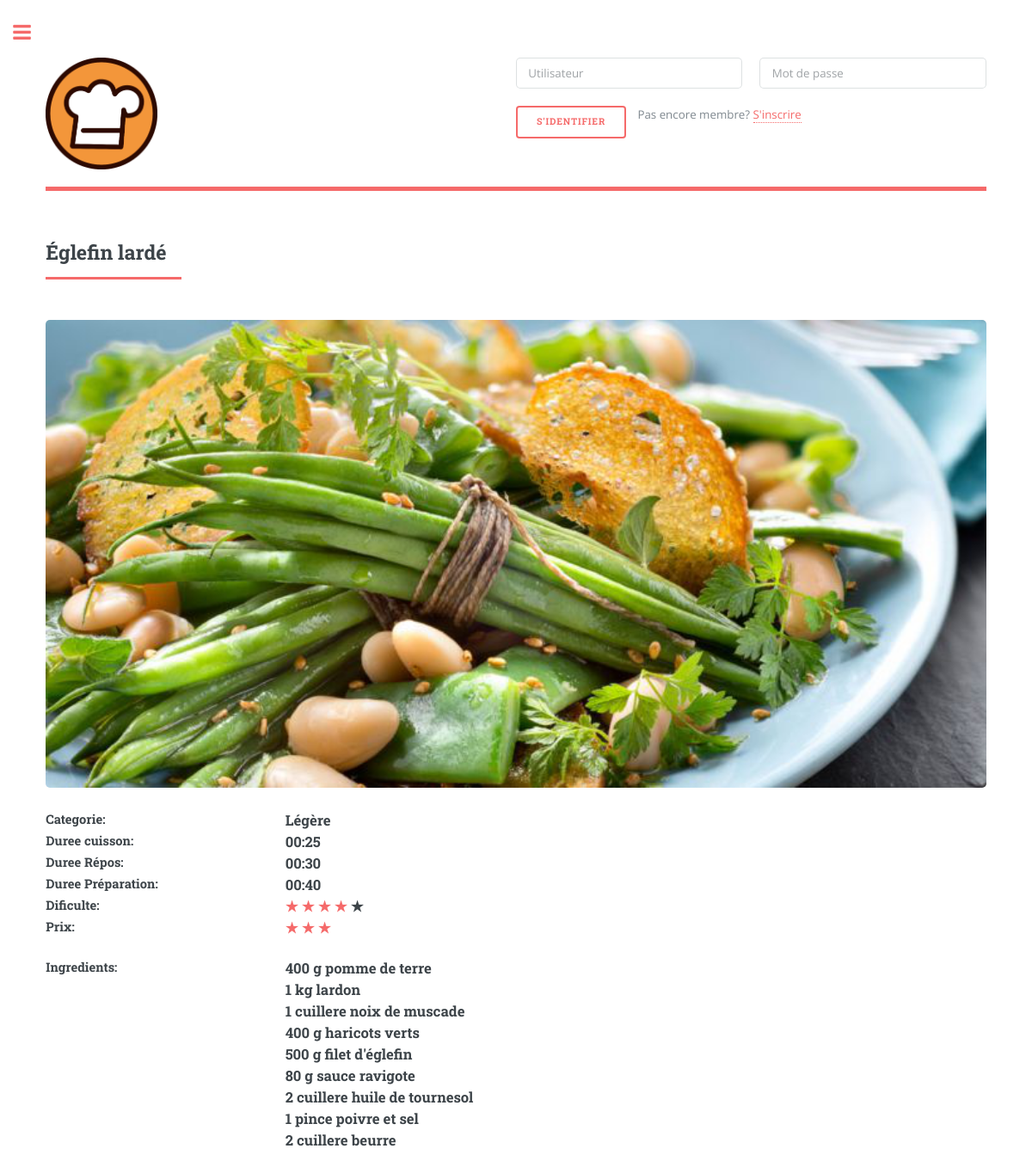
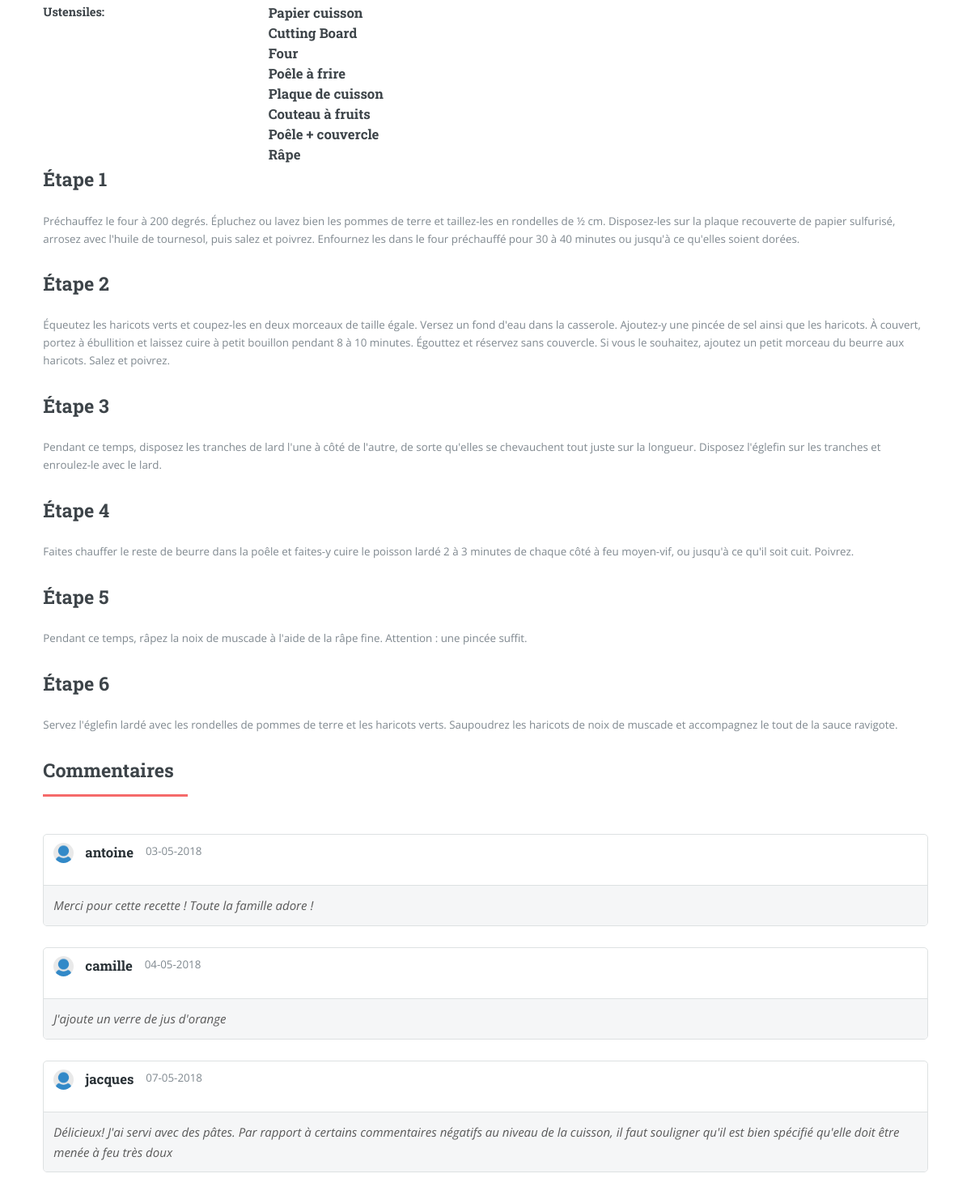
Screenshot of /recette.php?idRecette=1 with the database file from the repository (2 pictures, top to bottom).
### tables this page shows
CREATE TABLE `recette` (
  `id` int(11) NOT NULL,
  `titre` varchar(50) DEFAULT NULL,
  `iduser` int(11) NOT NULL,
  `date` datetime DEFAULT NULL,
  `photo` varchar(255) DEFAULT NULL,
  `statut` int(11) DEFAULT NULL
);

CREATE TABLE `information` (
  `idrecette` int(11) NOT NULL,
  `dureecui` varchar(5) DEFAULT NULL,
  `dureerepos` varchar(5) DEFAULT NULL,
  `dureeprep` varchar(5) DEFAULT NULL,
  `diff` int(11) DEFAULT NULL,
  `cout` int(11) DEFAULT NULL,
  `categorie` varchar(50) DEFAULT NULL
);

CREATE TABLE `ingredients` (
  `idrecette` int(11) DEFAULT NULL,
  `nom` varchar(2000) DEFAULT NULL
);

CREATE TABLE `utensilles` (
  `idrecette` int(11) DEFAULT NULL,
  `nom` varchar(2000) DEFAULT NULL
);

CREATE TABLE `etapes` (
  `idrecette` int(11) DEFAULT NULL,
  `idordre` int(11) DEFAULT NULL,
  `nom` varchar(20000) DEFAULT NULL
);

CREATE TABLE `comments` (
  `idrec` int(11) NOT NULL,
  `id` int(11) NOT NULL,
  `username` varchar(50) DEFAULT NULL,
  `day` datetime DEFAULT NULL,
  `commentaire` text
);

### includes/functions.php (called while the page is built, shortened)
<?php
function getIngredients($idRecette) {
  include('setup.php');
  $user_check_query = "SELECT * FROM ingredients where idrecette = '$idRecette'";
  $result = mysqli_query($db, $user_check_query);
  return $result->fetch_assoc();
}
function getEtapes($idRecette) {
  include('setup.php');
  $user_check_query = "SELECT * FROM etapes where idrecette = '$idRecette' ORDER BY idordre ASC";
  $result = mysqli_query($db, $user_check_query);
  return $result;
}
function getUtensilles($idRecette) {
  include('setup.php');
  $user_check_query = "SELECT * FROM utensilles where idrecette = '$idRecette'";
  $result = mysqli_query($db, $user_check_query);
  return $result->fetch_assoc();
}
function isAdministrator() {
  return false;
}
function isOwer($idRecette) {
  return false;
}
function isPublic($idRecette) {
  include('setup.php');
  $user_check_query = "SELECT * FROM recette where id = '$idRecette'";
  $result = mysqli_query($db, $user_check_query);
  $recette = $result->fetch_assoc();
  if ($recette['statut'] == 1) {
    return true;
  }
  return false;
}
function canReadRecette($idRecette) {
  if(isAdministrator() || isOwer($idRecette) || isPublic($idRecette)) {
    return true;
  }
  return false;
}
function getRecette($idRecette) {
  include('setup.php');
  $user_check_query = "SELECT * FROM recette where id = '$idRecette'";
  $result = mysqli_query($db, $user_check_query);
  return $result->fetch_assoc();
}
function getInformation($idRecette) {
  include('setup.php');
  $user_check_query = "SELECT * FROM information where idrecette = '$idRecette'";
  $result = mysqli_query($db, $user_check_query);
  return $result->fetch_assoc();
}
function getComments($idrec) {
    include('setup.php');
    $comment_query = "SELECT * FROM comments where idrec = '$idrec'";
    $result = mysqli_query($db, $comment_query);
    return $result;
}
function myComments($idrec,$id) {
    include('setup.php');
    $mycomment_query = "SELECT * FROM comments where idrec = '$idrec' and id = '$id'";
    $result = mysqli_query($db, $mycomment_query);
    return false;
}
?>

### recette.php (the view, shortened to what this page needs)
<?php include 'includes/server.php' ?>
<?php include 'includes/functions.php' ?>
<?php
$idRct = $_GET["idRecette"];
$row_cnt = count(getRecette($idRct));
if ((isset($_GET["idRecette"])) && ($row_cnt > 0) && (canReadRecette($idRct))) {
	$recette = getRecette($idRct);
	$information = getInformation($idRct);
	$ingredients = getIngredients($idRct);
	$utensilles = getUtensilles($idRct);
}
else {
	header("Location:index.php");
	die();
}
?>
<!DOCTYPE HTML>
<html>
<head>
	<link rel="stylesheet" href="assets/css/main.css" />
    <link rel="stylesheet" href="assets/css/comment.css" />
</head>
<body class="is-preload">
	<div id="wrapper">
		<div id="main">
			<div class="inner">
				<?php include 'includes/header.php';?>
				<section>
					<header class="major">
						<h2><?php echo($recette['titre']); ?></h2>
					</header>
					<span class="image fit"><img src='<?php echo ('img/' . $recette['photo']) ?>' /></span>
					<div class="row gtr-uniform">
						<div class="col-3 col-12-small">
							<h4>Categorie:</h4>
						</div>
						<div class="col-3 col-12-small">
							<h3>
								<?php echo $information['categorie'] ?>
							</h3>
						</div>
					</div>
					<div class="row gtr-uniform">
						<div class="col-3 col-12-small">
							<h4>Duree cuisson:</h4>
						</div>
						<div class="col-3 col-12-small">
							<h3>
								<?php echo $information['dureecui'] ?>
							</h3>
						</div>
					</div>
					<div class="row gtr-uniform">
						<div class="col-3 col-12-small">
							<h4>Duree Répos:</h4>
						</div>
						<div class="col-3 col-12-small">
							<h3>
								<?php echo $information['dureerepos'] ?>
							</h3>
						</div>
					</div>
					<div class="row gtr-uniform">
						<div class="col-3 col-12-small">
							<h4>Duree Préparation:</h4>
						</div>
						<div class="col-3 col-12-small">
							<h3>
								<?php echo $information['dureeprep'] ?>
							</h3>
						</div>
					</div>
					<div class="row gtr-uniform">
						<div class="col-3 col-12-small">
							<h4>Dificulte:</h4>
						</div>
						<div class="col-3 col-12-small">
							<h3>
								<div class="star-rating">
									<?php
									$i = 0;
									$diff = $information['diff'];
									while ($i<5) {
										if ($i < $diff) {
											?>
											<a style="color: #f56a6a;">&#9733;</a>
											<?php
										} else {
											?>
											&#9733;
											<?php
										}
										$i++;
									}
									?>
								</div>
							</h3>
						</div>
					</div>
					<div class="row gtr-uniform">
						<div class="col-3 col-12-small">
							<h4>Prix:</h4>
						</div>
						<div class="col-3 col-12-small">
							<h3>
								<div class="star-rating">
									<?php
									$i = 0;
									$cout = $information['cout'];
									while ($i<3) {
										if ($i < $cout) {
											?>
											<a style="color: #f56a6a;">&#9733;</a>
											<?php
										} else {
											?>
											&#9733;
											<?php
										}
										$i++;
									}
									?>
								</div>
							</h3>
						</div>
					</div>
					<br/>
					<div class="row gtr-uniform">
						<div class="col-3 col-12-small">
							<h4>Ingredients:</h4>
						</div>
						<div class="col-6 col-12-small">
							<h3>
								<?php
								$parsedIng = str_getcsv(
									$ingredients['nom'],
									'{',
									'"',
									'\\'
								  );
								$i=0;
								while($i<count($parsedIng)-1){
									$Ing_test = $parsedIng[$i];
									echo $ingCant = substr($Ing_test,0,strpos($Ing_test, '-'))."\n";
									$Ing_test=substr($Ing_test,strpos($Ing_test, '-')+1);
									echo $ingUn=substr($Ing_test,0,strpos($Ing_test, '-'))."\n";
									echo $ingNom=substr($Ing_test,strpos($Ing_test, '-')+1);
									echo "<br/>";
									$i++;
								}
								  ?>
							</h3>
						</div>
					</div>
					<br/>
					<div class="row gtr-uniform">
						<div class="col-3 col-12-small">
							<h4>Ustensiles:</h4>
						</div>
						<div class="col-6 col-12-small">
							<h3>
								<?php
								$parsedUt = str_getcsv(
									$utensilles['nom'],
									'{',
									'"',
									'\\'
								  );
								$i=0;
								while($i<count($parsedUt)-1){
									echo $parsedUt[$i];
									echo "<br/>";
									$i++;
								}
								  ?>
							</h3>
						</div>
					</div>
					<?php
					$etapes = getEtapes($idRct);
					$i = 1;
					while ($etape = $etapes->fetch_assoc()) {
						?>
						<h2 id="content">Étape <?php echo $i ?></h2>
						<p><?php echo $etape['nom']; ?></p>
						<?php
						$i++;
					}
					?>
                <?php $idrec = $idRct;?>
                <?php $result = getComments($idrec);?>
                <section>
                    <header class="major">
                        <h2 id = "comment_title">Commentaires</h2>
                    </header>
                    <div class="col-4 col-12-medium">
                        <?php while ($fila = $result->fetch_assoc()) {?>
                            <div class = "comments-container">
                                <div class=" comment-box">
                                    <div class = "comment-head">
                                        <div class = "comment-profile"><img src="images/user.png"></div>
                                        <h3 class="comment-name">
                                            <?php
                                            $username_c = $fila["username"];
                                            $id_comment = $fila["id"];
                                            echo $username_c ?>
                                        </h3>
                                        <span> <?php $date = new DateTime($fila["day"]);
                                            echo $date->format('d-m-Y');?></span>
                                        <?php  if (myComments($idrec,$id_comment) and !isAdministrator()) : ?>
                                            <a title="Supprimer commentaire" href='<?php echo ('./recette.php?idRecette='.$idrec .'&supprimer_commentaire='.$id_comment.'#comment_title' ) ?>'><i class="icon fa-trash"></i></a>
                                            <a title="Éditer commentaire" href='<?php echo ('./recette.php?idRecette='.$idrec .'&editer_commentaire='.$id_comment.'#mod' ) ?>'><i class="icon fa-edit"></i></a>
                                        <?php endif ?>
                                    </div>
                                    <div class = "comment-content">
                                        <?php echo $fila["commentaire"]; ?>
                                    </div>
                                </div>
                            </div>
                        <?php }?>
                    </diV>
                </section>
			</div>
		</div>
	</div>
</body>
</html>

### includes/header.php (shortened to what this page needs)
<header id="header">
	<a href="./" class="logo"><img class="logo" src="images/logo.png" alt="International Catering" /></a>
	<div class="login">
		<?php  if (isset($_SESSION['username'])) : ?>
			<div class="row gtr-uniform">
				<div class="col-12" style="text-align: right;">
					<p>Bienvenu <strong><?php echo $_SESSION['username']; ?></strong></p>
					<a href="index.php?logout='1'" style="color: red;">Fermer la session</a>
				</div>
			</div>
		<?php  else: ?>
			<form method="post" action="index.php">
				<div class="row gtr-uniform">
					<div class="col-6 col-12-xsmall">
						<input type="text" name="username" placeholder="Utilisateur" maxlength="50">
					</div>
					<div class="col-6 col-12-xsmall">
						<input type="password" name="password" placeholder="Mot de passe" maxlength="50">
					</div>
					<div class="col-12">
						<ul class="actions">
							<li><button type="submit" class="btn" name="login_user">S'identifier</button></li>
							<li>Pas encore membre? <a href="register.php">S'inscrire</a></li>
						</ul>
					</div>
				</div>
			</form>
		<?php endif ?>
	</div>
</header>

### assets/css/comment.css (style rules this page uses)
.comments-container { border-radius: 0.375em; border: solid 1px rgba(210, 215, 217, 0.75); margin: 0em 0em 2em 0em; }
.comment-box .comment-head { padding: 10px 12px; border-bottom: 1px solid rgba(210, 215, 217, 0.75); overflow: hidden; -webkit-border-radius: 4px 4px 0 0; -moz-border-radius: 4px 4px 0 0; border-radius: 4px 4px 0 0; }
.comment-box .comment-head .comment-profile { width: 25px; height: 25px; float: left; margin-right: 14px; position: relative; color: #A6A6A6; -webkit-transition: color 0.3s ease; -o-transition: color 0.3s ease; transition: color 0.3s ease; -webkit-border-radius: 200px; -moz-border-radius: 200px; border-radius: 200px; overflow: hidden; }
.comment-box .comment-head .comment-profile img { width: 25px; height: 25px; }
.comment-box .comment-name { color: #283035; font-weight: 700; float: left; margin-right: 15px; }
.comment-box .comment-head span { float: left; color: #7f888f; position: relative; }
.comment-box .comment-content { background: #f5f6f7; padding: 12px; font-size: 15px; font-style: italic; color: #595959; -webkit-border-radius: 0 0 4px 4px; -moz-border-radius: 0 0 4px 4px; border-radius: 0 0 4px 4px; }

### rows the page displays
recette: titre "Églefin lardé", photo (picture)
information: categorie "Légère", dureecui "00:25", dureerepos "00:30", dureeprep "00:40", diff 4 (drawn), cout 3 (drawn)
ingredients: nom "400", nom "g", nom "pomme de terre", nom "1", nom "kg", nom "lardon", nom "cuillere", nom "noix de muscade", nom "haricots verts", nom "500", nom "filet d'églefin", nom "80", nom "sauce ravigote", nom "2", nom "huile de tournesol", nom "pince", nom "poivre et sel", nom "beurre"
utensilles: nom "Papier cuisson", nom "Cutting Board", nom "Four", nom "Poêle à frire", nom "Plaque de cuisson", nom "Couteau à fruits", nom "Poêle + couvercle", nom "Râpe"
etapes: nom "Préchauffez le four à 200 degrés. Épluchez ou lavez bien les pommes de terre et taillez-les en rondelles de ½ cm. Disposez-les sur la plaque recouverte de papier sulfurisé, arrosez avec l'huile de tournesol, puis salez et poivrez. Enfournez les dans le four préchauffé pour 30 à 40 minutes ou jusqu'à ce qu'elles soient dorées."
etapes: nom "Équeutez les haricots verts et coupez-les en deux morceaux de taille égale. Versez un fond d'eau dans la casserole. Ajoutez-y une pincée de sel ainsi que les haricots. À couvert, portez à ébullition et laissez cuire à petit bouillon pendant 8 à 10 minutes. Égouttez et réservez sans couvercle. Si vous le souhaitez, ajoutez un petit morceau du beurre aux haricots. Salez et poivrez."
etapes: nom "Pendant ce temps, disposez les tranches de lard l'une à côté de l'autre, de sorte qu'elles se chevauchent tout juste sur la longueur. Disposez l'églefin sur les tranches et enroulez-le avec le lard."
etapes: nom "Faites chauffer le reste de beurre dans la poêle et faites-y cuire le poisson lardé 2 à 3 minutes de chaque côté à feu moyen-vif, ou jusqu'à ce qu'il soit cuit. Poivrez."
etapes: nom "Pendant ce temps, râpez la noix de muscade à l'aide de la râpe fine. Attention : une pincée suffit."
etapes: nom "Servez l'églefin lardé avec les rondelles de pommes de terre et les haricots verts. Saupoudrez les haricots de noix de muscade et accompagnez le tout de la sauce ravigote."
comments: username "antoine", day "03-05-2018", commentaire "Merci pour cette recette ! Toute la famille adore !"
comments: username "camille", day "04-05-2018", commentaire "J'ajoute un verre de jus d'orange"
comments: username "jacques", day "07-05-2018", commentaire "Délicieux! J'ai servi avec des pâtes. Par rapport à certains commentaires négatifs au niveau de la cuisson, il faut souligner qu'il est bien spécifié qu'elle doit être menée à feu très doux"
